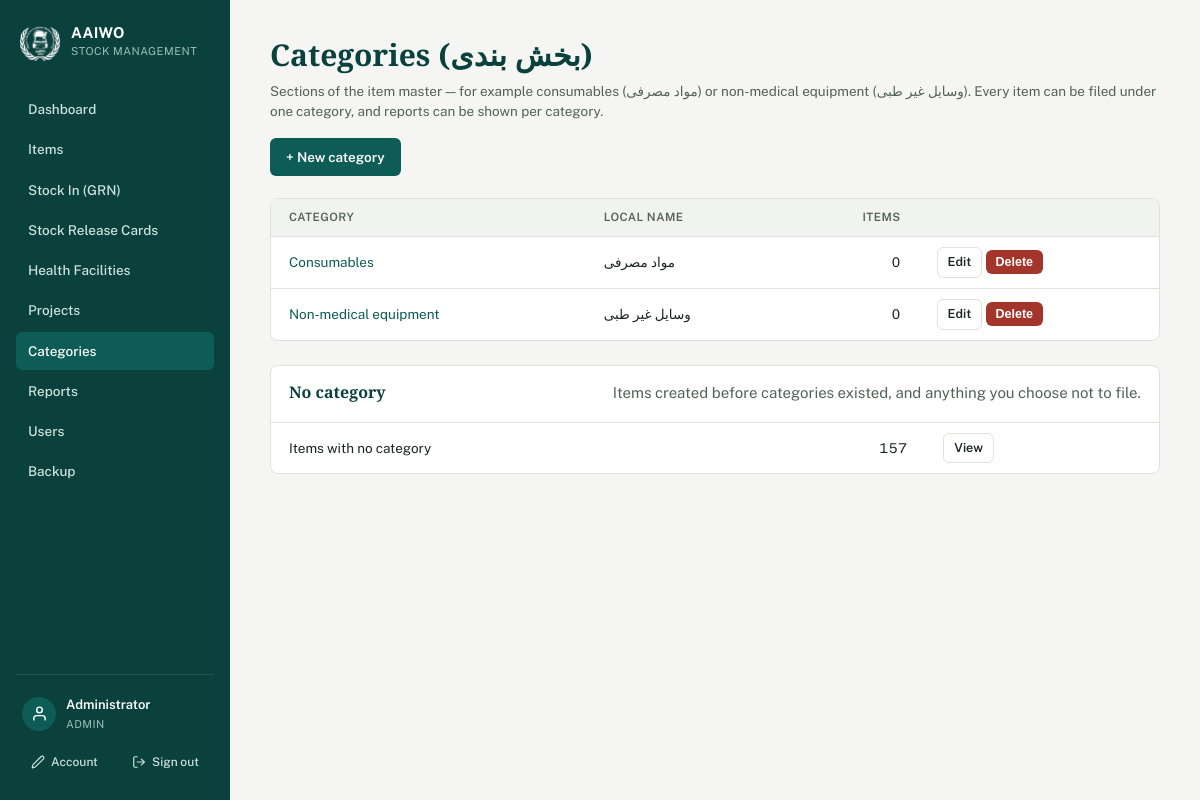
The app's page /categories.php (signed in) with its own data.
### tables this page shows
CREATE TABLE Users (
            UserID INTEGER PRIMARY KEY AUTOINCREMENT,
            Username TEXT NOT NULL UNIQUE,
            PasswordHash TEXT NOT NULL,
            FullName TEXT,
            Role TEXT NOT NULL DEFAULT 'staff',
            Active INTEGER NOT NULL DEFAULT 1,
            MustChangePassword INTEGER NOT NULL DEFAULT 0,
            CreatedAt TEXT NOT NULL DEFAULT (datetime('now'))
        , FailedLoginAttempts INTEGER NOT NULL DEFAULT 0, LockedUntil TEXT, Office TEXT);

CREATE TABLE ItemCategories (
        CategoryID INTEGER PRIMARY KEY AUTOINCREMENT,
        CategoryName TEXT NOT NULL,
        CategoryNameLocal TEXT,
        CreatedAt TEXT
    );

### includes/functions.php (called while the page is built, shortened)
<?php
require_once __DIR__ . '/../config/db.php';
function h(?string $s): string {
    return htmlspecialchars($s ?? '', ENT_QUOTES, 'UTF-8');
}
function current_user(): ?array {
    return $_SESSION['user_full'] ?? null;
}
function require_login(): void {
    $stmt = db()->prepare('SELECT * FROM Users WHERE UserID = ?');
    $stmt->execute([$_SESSION['user']['UserID']]);
}
function require_admin(): void {
    require_login();
}
function all_categories(): array {
    return db()->query('SELECT * FROM ItemCategories ORDER BY CategoryName')->fetchAll();
}

### config/db.php (called while the page is built, shortened)
<?php
function db_file_path(): string {
    return __DIR__ . '/../data/stock_management.sqlite';
}
function db(): PDO {
    static $pdo = null;
    if ($pdo === null) {
        $path = db_file_path();
        $pdo = new PDO('sqlite:' . $path);
        $pdo->setAttribute(PDO::ATTR_ERRMODE, PDO::ERRMODE_EXCEPTION);
        $pdo->setAttribute(PDO::ATTR_DEFAULT_FETCH_MODE, PDO::FETCH_ASSOC);
        $pdo->exec('PRAGMA foreign_keys = ON');
        stockapp_migrate($pdo);
    }
    return $pdo;
}
function stockapp_migrate(PDO $pdo): void {
    $pdo->exec("
        CREATE TABLE IF NOT EXISTS Users (
            UserID INTEGER PRIMARY KEY AUTOINCREMENT,
            Username TEXT NOT NULL UNIQUE COLLATE NOCASE,
            PasswordHash TEXT NOT NULL,
            FullName TEXT,
            Role TEXT NOT NULL DEFAULT 'staff',
            Active INTEGER NOT NULL DEFAULT 1,
            MustChangePassword INTEGER NOT NULL DEFAULT 0,
            CreatedAt TEXT NOT NULL DEFAULT (datetime('now'))
        )
    ");
    $auditCols = [
        'CreatedByUserID' => 'INTEGER',
        'UpdatedByUserID' => 'INTEGER',
        'CreatedAt' => 'TEXT',
        'UpdatedAt' => 'TEXT',
        'GroupName' => 'TEXT',
    ];
    foreach (['StockReceipts', 'StockReleases'] as $table) {
        $existing = array_column($pdo->query('PRAGMA table_info(' . $table . ')')->fetchAll(), 'name');
    }
    $stockReleasesExists = (bool)$pdo->query("SELECT name FROM sqlite_master WHERE type='table' AND name='StockReleases'")->fetchColumn();
    if ($stockReleasesExists) {
        $existingReleaseCols = array_column($pdo->query('PRAGMA table_info(StockReleases)')->fetchAll(), 'name');
    }
    $pdo->exec('CREATE TABLE IF NOT EXISTS Projects (
        ProjectID INTEGER PRIMARY KEY AUTOINCREMENT,
        ProjectName TEXT NOT NULL,
        Description TEXT,
        CreatedByUserID INTEGER,
        CreatedAt TEXT,
        UpdatedByUserID INTEGER,
        UpdatedAt TEXT
    )');
    foreach (['Items', 'StockReceipts', 'StockReleases'] as $projectTable) {
        $existingCols = array_column($pdo->query('PRAGMA table_info(' . $projectTable . ')')->fetchAll(), 'name');
    }
    $categoriesExisted = (bool)$pdo->query("SELECT name FROM sqlite_master WHERE type='table' AND name='ItemCategories'")->fetchColumn();
    $pdo->exec('CREATE TABLE IF NOT EXISTS ItemCategories (
        CategoryID INTEGER PRIMARY KEY AUTOINCREMENT,
        CategoryName TEXT NOT NULL,
        CategoryNameLocal TEXT,
        CreatedAt TEXT
    )');
    $existingItemCols = array_column($pdo->query('PRAGMA table_info(Items)')->fetchAll(), 'name');
    $existingUserCols = array_column($pdo->query('PRAGMA table_info(Users)')->fetchAll(), 'name');
    foreach (['Items', 'HealthFacilities', 'StockReceipts', 'StockReleases'] as $table) {
        $tableExists = (bool)$pdo->query("SELECT name FROM sqlite_master WHERE type='table' AND name='$table'")->fetchColumn();
        $cols = array_column($pdo->query('PRAGMA table_info(' . $table . ')')->fetchAll(), 'name');
    }
    $hfTableExists = (bool)$pdo->query("SELECT name FROM sqlite_master WHERE type='table' AND name='HealthFacilities'")->fetchColumn();
    if ($hfTableExists) {
        $existingHfCols = array_column($pdo->query('PRAGMA table_info(HealthFacilities)')->fetchAll(), 'name');
    }
    $itemsTableExists = (bool)$pdo->query("SELECT name FROM sqlite_master WHERE type='table' AND name='Items'")->fetchColumn();
    if ($itemsTableExists) {
        $existingItemCols = array_column($pdo->query('PRAGMA table_info(Items)')->fetchAll(), 'name');
    }
    $userCount = (int)$pdo->query('SELECT COUNT(*) FROM Users')->fetchColumn();
}

### categories.php (the view, shortened to what this page needs)
<?php
require __DIR__ . '/includes/functions.php';
require_admin();
require __DIR__ . '/includes/header.php';
$categories = all_categories();
$counts = [];
?>
<div class="page-head">
  <div>
    <h1>Categories (بخش بندی)</h1>
    <p>Sections of the item master — for example consumables (مواد مصرفی) or non-medical equipment (وسایل غیر طبی). Every item can be filed under one category, and reports can be shown per category.</p>
  </div>
  <div class="no-print">
    <a class="btn" href="category_form">+ New category</a>
  </div>
</div>
<div class="panel">
  <table>
    <thead><tr><th>Category</th><th>Local name</th><th class="num">Items</th><th></th></tr></thead>
    <tbody>
      <?php foreach ($categories as $c): $id = (int)$c['CategoryID']; ?>
        <tr>
          <td><a href="items?category=<?= $id ?>"><?= h($c['CategoryName']) ?></a></td>
          <td><?= $c['CategoryNameLocal'] ? h($c['CategoryNameLocal']) : '<span class="muted">—</span>' ?></td>
          <td class="num"><?= (int)($counts[$id] ?? 0) ?></td>
          <td style="white-space:nowrap;">
            <a class="btn secondary small" href="category_form?id=<?= $id ?>">Edit</a>
            <form method="post" style="display:inline;" onsubmit="return confirm('Delete this category? Only possible while no item is filed under it.');">
              <button class="btn danger small" type="submit" name="delete_category" value="<?= $id ?>">Delete</button>
            </form>
          </td>
        </tr>
      <?php endforeach; ?>
    </tbody>
  </table>
</div>
<div class="panel">
  <div class="panel-head"><h2>No category</h2><span class="muted">Items created before categories existed, and anything you choose not to file.</span></div>
  <table>
    <tbody>
      <tr>
        <td>Items with no category</td>
        <td class="num"><?= (int)db()->query('SELECT COUNT(*) FROM Items WHERE CategoryID IS NULL')->fetchColumn() ?></td>
        <td><a class="btn secondary small" href="items?category=none">View</a></td>
      </tr>
    </tbody>
  </table>
</div>
<?php require __DIR__ . '/includes/footer.php'; ?>

### includes/header.php (shortened to what this page needs)
<?php
require_once __DIR__ . '/functions.php';
$me = current_user();
$current = basename($_SERVER['SCRIPT_NAME']);
$importType = $_GET['type'] ?? ($_POST['import_type'] ?? '');
$isImportGrn = ($current === 'import.php' && $importType !== 'card');
$isImportCard = ($current === 'import.php' && $importType === 'card');
?>
<!DOCTYPE html>
<html lang="en">
<head>
<?php
$cssPath = __DIR__ . '/../assets/style.css';
$cssVer = is_file($cssPath) ? filemtime($cssPath) : 1;
?>
<link rel="stylesheet" href="<?= isset($assetPrefix) ? $assetPrefix : '' ?>assets/style.css?v=<?= $cssVer ?>">
</head>
<body>
<div class="shell">
  <aside class="sidebar">
    <div class="brand" title="Afghan Alfouz Innovational Welfare Organization">
      <img src="<?= isset($assetPrefix) ? $assetPrefix : '' ?>assets/logo-white.png" alt="AAIWO" class="brand-mark-logo">
      <div>
        <div class="brand-title">AAIWO</div>
        <div class="brand-sub">Stock Management</div>
      </div>
    </div>
    <nav>
      <a href="index" class="<?= $current==='index.php'?'active':'' ?>">Dashboard</a>
      <a href="items" class="<?= in_array($current, ['items.php','item_form.php','import_items.php','export_items.php'], true) ? 'active' : '' ?>">Items</a>
      <a href="receipts" class="<?= (in_array($current, ['receipts.php','receipt_form.php','receipt_view.php','export_excel.php'], true) || $isImportGrn) ? 'active' : '' ?>">Stock In (GRN)</a>
      <a href="releases" class="<?= (in_array($current, ['releases.php','release_form.php','release_view.php','export_excel.php'], true) || $isImportCard) ? 'active' : '' ?>">Stock Release Cards</a>
      <a href="health_facilities" class="<?= in_array($current, ['health_facilities.php','hf_form.php','import_hf.php','export_hf.php'], true) ? 'active' : '' ?>">Health Facilities</a>
      <?php if (($me['Role'] ?? '') === 'admin'): ?>
        <a href="projects" class="<?= in_array($current, ['projects.php','project_form.php'], true) ? 'active' : '' ?>">Projects</a>
        <a href="categories" class="<?= in_array($current, ['categories.php','category_form.php'], true) ? 'active' : '' ?>">Categories</a>
        <a href="reports" class="<?= $current==='reports.php'?'active':'' ?>">Reports</a>
        <a href="users" class="<?= $current==='users.php'||$current==='user_form.php'?'active':'' ?>">Users</a>
        <a href="backup" class="<?= $current==='backup.php'?'active':'' ?>">Backup</a>
      <?php endif; ?>
    </nav>
    <div class="sidebar-account">
      <div class="account-card">
        <span class="account-avatar" aria-hidden="true">
          <svg viewBox="0 0 24 24" fill="none" stroke="currentColor" stroke-width="2" stroke-linecap="round" stroke-linejoin="round"><path d="M20 21v-2a4 4 0 0 0-4-4H8a4 4 0 0 0-4 4v2"></path><circle cx="12" cy="7" r="4"></circle></svg>
        </span>
        <div class="account-meta">
          <div class="account-name"><?= h($me['FullName'] ?? '') ?></div>
          <div class="account-role">
            <?= h(ucfirst($me['Role'] ?? '')) ?>
          </div>
        </div>
      </div>
      <div class="account-actions">
        <a href="my_account" class="account-action" title="My account">
          <svg viewBox="0 0 24 24" fill="none" stroke="currentColor" stroke-width="2" stroke-linecap="round" stroke-linejoin="round"><path d="M17 3a2.85 2.83 0 1 1 4 4L7.5 20.5 2 22l1.5-5.5Z"></path></svg>
          <span>Account</span>
        </a>
        <a href="logout" class="account-action" title="Sign out">
          <svg viewBox="0 0 24 24" fill="none" stroke="currentColor" stroke-width="2" stroke-linecap="round" stroke-linejoin="round"><path d="M9 21H5a2 2 0 0 1-2-2V5a2 2 0 0 1 2-2h4"></path><polyline points="16 17 21 12 16 7"></polyline><line x1="21" y1="12" x2="9" y2="12"></line></svg>
          <span>Sign out</span>
        </a>
      </div>
    </div>
  </aside>
  <main class="content">

### assets/style.css (style rules this page uses)
:root { --ink: #1B2621; --ink-soft: #52625A; --paper: #F5F6F3; --panel: #FFFFFF; --line: #DEE3DD; --teal: #0E5C56; --teal-dark: #0A413D; --teal-tint: #E4EFEC; --amber: #B5741E; --amber-tint: #FBF0DE; --red: #A3352B; --red-tint: #FBEAE8; --radius: 8px; }
* { box-sizing:border-box; }
html { -webkit-text-size-adjust:100%; }
body { margin:0; font-family:'Public Sans', system-ui, sans-serif; color:var(--ink); background:var(--paper); font-size:15px; line-height:1.5; overflow-x:hidden; }
h1,h2,h3 { font-family:'Source Serif 4', Georgia, serif; font-weight:700; margin:0 0 4px; color:var(--teal-dark); }
a { color:var(--teal);text-decoration:none; }
.shell { display:flex;min-height:100vh; }
.sidebar { width:230px; flex-shrink:0; background:var(--teal-dark); color:#EAF2F0; display:flex; flex-direction:column; padding:22px 16px; position:sticky; top:0; height:100vh; overflow-y:auto; }
.brand { display:flex;align-items:center;gap:11px;margin-bottom:28px;padding:0 4px; }
.brand-mark-logo { width:40px;height:40px;object-fit:contain; flex-shrink:0; }
.brand-title { font-weight:700;font-size:15px;color:#fff;line-height:1.2;letter-spacing:.02em; }
.brand-sub { font-size:11px;color:#9FBDB6;letter-spacing:.04em;text-transform:uppercase;margin-top:1px; }
.sidebar nav { display:flex;flex-direction:column;gap:2px; }
.sidebar nav a { color:#CFE3DE; padding:9px 12px; border-radius:6px; font-size:13.5px; font-weight:500; }
.sidebar nav a.active { background:var(--teal);color:#fff; }
.sidebar-account { margin-top:auto; padding-top:14px; border-top:1px solid rgba(255,255,255,.10); }
.account-card { display:flex; align-items:center; gap:10px; padding:6px 6px; border-radius:10px; }
.account-avatar { width:34px;height:34px;flex-shrink:0; border-radius:50%; background:var(--teal); color:#fff; display:flex;align-items:center;justify-content:center; }
.account-avatar svg { width:17px;height:17px; }
.account-meta { min-width:0;overflow:hidden; }
.account-name { font-size:13px;font-weight:600;color:#fff; white-space:nowrap;overflow:hidden;text-overflow:ellipsis; }
.account-role { font-size:11px;color:#9FBDB6;text-transform:uppercase;letter-spacing:.04em;margin-top:1px; }
.account-actions { display:flex;gap:4px;margin-top:8px; }
.account-action { flex:1; display:flex;align-items:center;justify-content:center;gap:6px; padding:7px 6px; border-radius:7px; font-size:12px;font-weight:500; color:#CFE3DE; white-space:nowrap; }
.account-action svg { width:14px;height:14px;flex-shrink:0; }
.content { flex:1;padding:32px 40px;max-width:1180px; }
.page-head { display:flex;justify-content:space-between;align-items:flex-end;margin-bottom:22px;gap:16px;flex-wrap:wrap; }
.page-head p { margin:2px 0 0;color:var(--ink-soft);font-size:13.5px; }
.panel { background:var(--panel);border:1px solid var(--line);border-radius:var(--radius);overflow:hidden;margin-bottom:24px; }
.panel-head { padding:14px 18px;border-bottom:1px solid var(--line);display:flex;justify-content:space-between;align-items:center;gap:10px;flex-wrap:wrap; }
.panel-head h2 { font-size:16px; }
table { width:100%;border-collapse:collapse;font-size:13.5px; }
th,td { text-align:left;padding:10px 18px;border-bottom:1px solid var(--line); }
th { background:#F1F3F0;font-size:11.5px;text-transform:uppercase;letter-spacing:.04em;color:var(--ink-soft);font-weight:600; }
tr:last-child td { border-bottom:none; }
td.num, th.num { text-align:right;font-variant-numeric:tabular-nums; }
.muted { color:var(--ink-soft); }
.btn { display:inline-flex;align-items:center;gap:6px; background:var(--teal);color:#fff;border:none; padding:9px 16px;border-radius:6px;font-size:13.5px;font-weight:600; cursor:pointer;text-decoration:none; }
.btn.secondary { background:var(--panel);color:var(--ink);border:1px solid var(--line); }
.btn.danger { background:var(--red); }
.btn.small { padding:5px 10px;font-size:12.5px; }

### records on screen
users: FullName "Administrator", Role "ADMIN"
itemcategories: CategoryName "Consumables", CategoryNameLocal "مواد مصرفی", CategoryID "0"
itemcategories: CategoryName "Non-medical equipment", CategoryNameLocal "وسایل غیر طبی", CategoryID "0"
